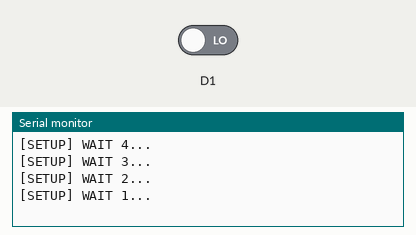
Bench run of a sketch on a simulated ESP8266 (NodeMCU). Parts: the last lines printed to the serial monitor. The inputs (shaded band) are chosen by the test bench; at power-on: D1 LOW. WiFi joins after 1.5 s; servers stay silent unless stated; uploads are accepted with an empty reply.

Above: at 5.2 s.
5.3 s: D1 driven HIGH
At 6.2 s:
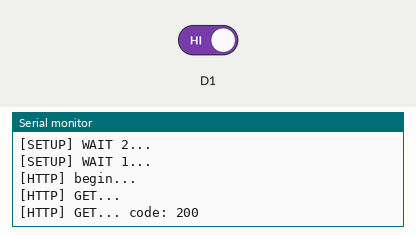
7.0 s: D1 driven LOW
At 8.7 s:
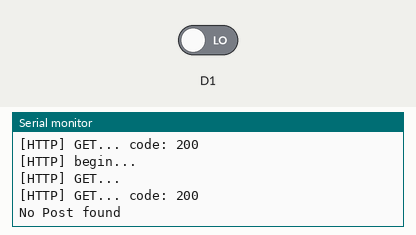
Timing chart, 0 to 10.2 s (numbered marks = the images above; inputs shaded):
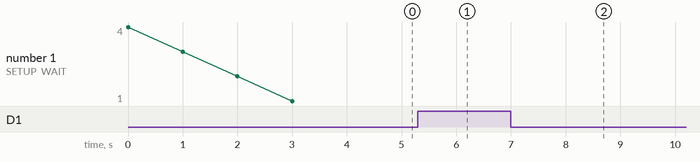

Measured:
- after the input at 5.3 s, the serial monitor: prints a new line after 0.20 s (image 1)
- after the input at 7.0 s, the serial monitor: prints a new line after 0.91 s (image 2)

The sketch:

NodeMCU_Amica.ino
```cpp
/**
 * BasicHTTPClient.ino
 *
 *  Created on: 24.05.2015
 *
 */

#include <Arduino.h>

#include <ESP8266WiFi.h>
#include <ESP8266WiFiMulti.h>

#include <ESP8266HTTPClient.h>

#define USE_SERIAL Serial

ESP8266WiFiMulti WiFiMulti;

void setup() {

    USE_SERIAL.begin(115200);
   // USE_SERIAL.setDebugOutput(true);

    USE_SERIAL.println();
    USE_SERIAL.println();
    USE_SERIAL.println();

    for(uint8_t t = 4; t > 0; t--) {
        USE_SERIAL.printf("[SETUP] WAIT %d...\n", t);
        USE_SERIAL.flush();
        delay(1000);
    }

      WiFiMulti.addAP("AndroidAp", "lalalalala123");
   // WiFiMulti.addAP("jugend_hackt", "aegheex9ieTheine");

}

bool hasMsg() {
  if(digitalRead(D1) == HIGH){
    return true;
  }else{
    return false;
  }
  }

void loop() {

    //bool hasMsg = true;
    // wait for WiFi connection
    if((WiFiMulti.run() == WL_CONNECTED && hasMsg())) {

        HTTPClient http;

        USE_SERIAL.print("[HTTP] begin...\n");
        // configure traged server and url
        //http.begin("https://192.168.1.12/test.html", "7a 9c f4 db 40 d3 62 5a 6e 21 bc 5c cc 66 c8 3e a1 45 59 38"); //HTTPS
        http.begin("http://10.0.15.112/instantmail/core.php?token=5125343520"); //HTTP


        USE_SERIAL.print("[HTTP] GET...\n");
        // start connection and send HTTP header
        int httpCode = http.GET();

        // httpCode will be negative on error
        if(httpCode > 0) {
            // HTTP header has been send and Server response header has been handled
            USE_SERIAL.printf("[HTTP] GET... code: %d\n", httpCode);

            // file found at server
            if(httpCode == HTTP_CODE_OK) {
                String payload = http.getString();
                USE_SERIAL.println(payload);
            }
        } else {
            USE_SERIAL.printf("[HTTP] GET... failed, error: %s\n", http.errorToString(httpCode).c_str());
        }

        http.end();
    }else{
      Serial.println("No Post found");
    }


    delay(1000);
}
```
